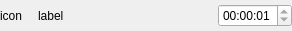
<?xml version="1.0" encoding="UTF-8"?>
<ui version="4.0">
 <class>Gui::Pref::TSeekWidget</class>
 <widget class="QWidget" name="Gui::Pref::TSeekWidget">
  <property name="geometry">
   <rect>
    <x>0</x>
    <y>0</y>
    <width>292</width>
    <height>31</height>
   </rect>
  </property>
  <layout class="QHBoxLayout">
   <property name="spacing">
    <number>16</number>
   </property>
   <property name="margin">
    <number>0</number>
   </property>
   <item>
    <widget class="QLabel" name="_image">
     <property name="text">
      <string notr="true">icon</string>
     </property>
     <property name="wordWrap">
      <bool>false</bool>
     </property>
    </widget>
   </item>
   <item>
    <widget class="QLabel" name="_label">
     <property name="sizePolicy">
      <sizepolicy hsizetype="Expanding" vsizetype="Preferred">
       <horstretch>0</horstretch>
       <verstretch>0</verstretch>
      </sizepolicy>
     </property>
     <property name="text">
      <string notr="true">label</string>
     </property>
     <property name="alignment">
      <set>Qt::AlignLeading|Qt::AlignLeft|Qt::AlignVCenter</set>
     </property>
     <property name="wordWrap">
      <bool>false</bool>
     </property>
     <property name="buddy">
      <cstring>time_edit</cstring>
     </property>
    </widget>
   </item>
   <item>
    <widget class="QTimeEdit" name="time_edit">
     <property name="maximumTime">
      <time>
       <hour>0</hour>
       <minute>59</minute>
       <second>59</second>
      </time>
     </property>
     <property name="minimumTime">
      <time>
       <hour>0</hour>
       <minute>0</minute>
       <second>1</second>
      </time>
     </property>
    </widget>
   </item>
  </layout>
 </widget>
 <layoutdefault spacing="0" margin="0"/>
 <resources/>
 <connections/>
</ui>
